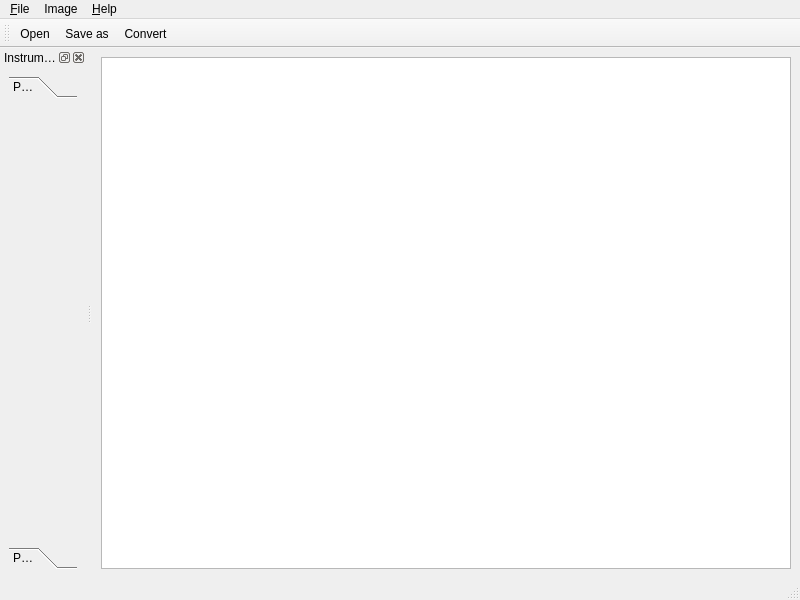
<?xml version="1.0" encoding="UTF-8"?>
<ui version="4.0">
 <class>ImageEditor</class>
 <widget class="QMainWindow" name="ImageEditor">
  <property name="geometry">
   <rect>
    <x>0</x>
    <y>0</y>
    <width>800</width>
    <height>600</height>
   </rect>
  </property>
  <property name="windowTitle">
   <string>MainWindow</string>
  </property>
  <widget class="QWidget" name="centralwidget">
   <layout class="QVBoxLayout" name="verticalLayout">
    <item>
     <widget class="QGraphicsView" name="graphicsView"/>
    </item>
   </layout>
  </widget>
  <widget class="QMenuBar" name="menubar">
   <property name="geometry">
    <rect>
     <x>0</x>
     <y>0</y>
     <width>800</width>
     <height>22</height>
    </rect>
   </property>
   <widget class="QMenu" name="menu_File">
    <property name="title">
     <string>&amp;File</string>
    </property>
    <addaction name="actionOpen"/>
    <addaction name="actionSave_as"/>
    <addaction name="actionExit"/>
   </widget>
   <widget class="QMenu" name="menu_Help">
    <property name="title">
     <string>&amp;Help</string>
    </property>
    <addaction name="actionAbout"/>
    <addaction name="actionAbout_Qt"/>
   </widget>
   <widget class="QMenu" name="menuImage">
    <property name="title">
     <string>Image</string>
    </property>
    <addaction name="actionConvert"/>
   </widget>
   <addaction name="menu_File"/>
   <addaction name="menuImage"/>
   <addaction name="menu_Help"/>
  </widget>
  <widget class="QStatusBar" name="statusbar"/>
  <widget class="QDockWidget" name="instrumentsDock">
   <property name="windowTitle">
    <string>Instruments</string>
   </property>
   <attribute name="dockWidgetArea">
    <number>1</number>
   </attribute>
   <widget class="QWidget" name="dockWidgetContents">
    <layout class="QVBoxLayout" name="verticalLayout_2">
     <item>
      <widget class="QToolBox" name="toolBox">
       <property name="currentIndex">
        <number>0</number>
       </property>
       <widget class="QWidget" name="page">
        <property name="geometry">
         <rect>
          <x>0</x>
          <y>0</y>
          <width>69</width>
          <height>425</height>
         </rect>
        </property>
        <attribute name="label">
         <string>Page 1</string>
        </attribute>
       </widget>
       <widget class="QWidget" name="page_2">
        <property name="geometry">
         <rect>
          <x>0</x>
          <y>0</y>
          <width>69</width>
          <height>425</height>
         </rect>
        </property>
        <attribute name="label">
         <string>Page 2</string>
        </attribute>
       </widget>
      </widget>
     </item>
    </layout>
   </widget>
  </widget>
  <widget class="QToolBar" name="toolBar">
   <property name="windowTitle">
    <string>toolBar</string>
   </property>
   <attribute name="toolBarArea">
    <enum>TopToolBarArea</enum>
   </attribute>
   <attribute name="toolBarBreak">
    <bool>false</bool>
   </attribute>
   <addaction name="actionOpen"/>
   <addaction name="actionSave_as"/>
   <addaction name="actionConvert"/>
  </widget>
  <action name="actionOpen">
   <property name="text">
    <string>Open...</string>
   </property>
  </action>
  <action name="actionSave_as">
   <property name="text">
    <string>Save as...</string>
   </property>
  </action>
  <action name="actionExit">
   <property name="text">
    <string>Exit</string>
   </property>
  </action>
  <action name="actionAbout">
   <property name="text">
    <string>About</string>
   </property>
  </action>
  <action name="actionAbout_Qt">
   <property name="text">
    <string>About Qt</string>
   </property>
  </action>
  <action name="actionConvert">
   <property name="text">
    <string>Convert...</string>
   </property>
  </action>
 </widget>
 <resources/>
 <connections/>
</ui>
